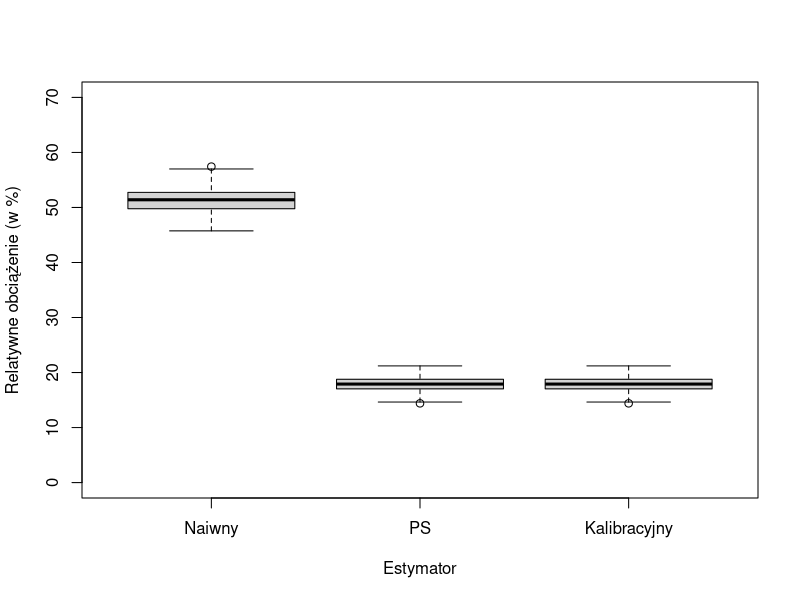

This chart was generated by the following R code:
## ---- chunk 1
library(tidyverse)
library(knitr)
library(survey)
## ---- chunk 2
dane <- read_csv("../data/popyt-zajecia-dane.csv") |>
  mutate(zawod_kod2 = factor(zawod_kod2),
         jedna_zmiana=as.numeric(jedna_zmiana))
head(dane)
## ---- chunk 3
dane |>
  filter(is.na(id_popyt)) |>
  select(id_jednostki, klasa_pr, sek, woj, zawod_kod2, wolne_miejsca_cbop, jedna_zmiana) -> cbop_df
head(cbop_df)
## ---- chunk 4
cbop_svy <- svydesign(ids = ~1, 
                      weights = ~ wolne_miejsca_cbop,
                      data = cbop_df)
cbop_svy
## ---- chunk 5
svymean(~jedna_zmiana, cbop_svy)
## ---- chunk 6
pop_totals <- xtabs(wolne_miejsca*waga ~ klasa_pr, data= dane, subset = !is.na(id_popyt))
pop_totals
## ---- chunk 7
cbop_svy_cal <- calibrate(cbop_svy, 
                          formula = ~klasa_pr, 
                          population = c(`(Intercept)`=sum(pop_totals),
                                         klasa_prM = 128940,
                                         klasa_prS = 71230))
cbop_svy_cal
## ---- chunk 8
cbop_svy_cal <- calibrate(cbop_svy, list(~klasa_pr), population = list(pop_totals))
cbop_svy_cal
## ---- chunk 9
svymean(~jedna_zmiana, cbop_svy_cal)
## ---- chunk 10
pop_totals2 <- xtabs(wolne_miejsca*waga ~ klasa_pr + zawod_kod2, data= dane, subset = !is.na(id_popyt))
pop_totals2
## ---- chunk 11
svytable(~ klasa_pr + zawod_kod2, cbop_svy)
## ---- chunk 12
cbop_svy_cal2 <- calibrate(cbop_svy, 
                           formula = list(~klasa_pr + zawod_kod2), 
                           population = list(pop_totals2))
cbop_svy_cal2
## ---- chunk 13
svymean(~jedna_zmiana, cbop_svy_cal2)
## ---- chunk 14
pop_totals_kl <- xtabs(wolne_miejsca*waga ~ klasa_pr, data= dane, subset = !is.na(id_popyt))
pop_totals_za <- xtabs(wolne_miejsca*waga ~ zawod_kod2, data= dane, subset = !is.na(id_popyt))
pop_totals_kl
## ---- chunk 15
cbop_svy_cal3 <- calibrate(cbop_svy, 
                           formula = list(~klasa_pr, ~zawod_kod2), 
                           population = list(pop_totals_kl, pop_totals_za))
cbop_svy_cal3
## ---- chunk 16
svymean(~jedna_zmiana, cbop_svy_cal3)
## ---- chunk 17
wielkosc_pop <- sum(dane$waga[!is.na(dane$id_popyt)])
wielkosc_pop
## ---- chunk 18
cbop_df <- cbop_df %>% 
    mutate(wakaty_d = ifelse(klasa_pr == "D", wolne_miejsca_cbop, 0),
           wakaty_m = ifelse(klasa_pr == "M", wolne_miejsca_cbop, 0),
           wakaty_s = ifelse(klasa_pr == "S", wolne_miejsca_cbop, 0),
           waga = wielkosc_pop/n())

head(cbop_df)
## ---- chunk 19
total_klasa_pod <- xtabs(waga ~ klasa_pr, dane, subset = !is.na(id_popyt))
total_klasa_wak <- xtabs(waga*wolne_miejsca ~ klasa_pr,dane, subset = !is.na(id_popyt))

cat("===================")
print("Liczba podmiotów:")
total_klasa_pod
cat("===================")
print("Estymowana liczba wakatów:")
total_klasa_wak
## ---- chunk 20
proba_nielos_svy <- svydesign(ids= ~1, weights = ~waga, data = cbop_df)
svytotal(~wakaty_s, proba_nielos_svy)
## ---- chunk 21
proba_nielos_svy_cal <- calibrate(design = proba_nielos_svy, 
                                  formula = ~klasa_pr+wakaty_d+wakaty_m+wakaty_s,
                                  population = c(
                                    "(Intercept)" = sum(total_klasa_pod),  ## liczba podmiotów ogółem
                                    "klasa_prM" = unname(total_klasa_pod[2]), ## liczba podmiotów małych
                                    "klasa_prS" = unname(total_klasa_pod[3]), ## liczba podmiotów srednich 
                                    "wakaty_d" = unname(total_klasa_wak[1]), ## liczba wakatów w duzych podmiotach
                                    "wakaty_m" = unname(total_klasa_wak[2]), ## liczba wakatow w małych podmiotach
                                    "wakaty_s" = unname(total_klasa_wak[3])) ## liczba wakatow w średnich podmiotach
                                    ) 
## ---- chunk 22
res <- svyby(~wolne_miejsca_cbop, ~jedna_zmiana, proba_nielos_svy_cal, svytotal)
res
## ---- chunk 23
weighted.mean(res$jedna_zmiana,res$wolne_miejsca_cbop)
## ---- chunk 24
set.seed(2023)
N <- 10000
nb <- 1000
X1 <- rbinom(N, 1, 0.7)
X2 <- rbinom(N, 1, 0.9)
Y <- 4.5 - 3.5*X1+0.5*X2 + rnorm(N)
nb_inds <- sample(1:N, size = nb, prob = abs(Y)/sum(abs(Y)))
flag <- 1:N %in% nb_inds
w_star <- N/nb ## dodajemy pseudo-wagę jako relację miedzy N / nb
df <- data.frame(Y,X1,X2,flag,w_star)
head(df)
## ---- chunk 25
pop_X1 <- mean(df$X1)
pop_X2 <- mean(df$X2)
sam_X1 <- mean(df$X1[df$flag == 1])
sam_X2 <- mean(df$X2[df$flag == 1])
c(X1_pop = pop_X1, X2_pop = pop_X2, X1_proba = sam_X1, X2_proba = sam_X2)
## ---- chunk 26
prop.table(xtabs(~X1 + X2, df, subset = flag == T)) - prop.table(xtabs(~X1 + X2, df)) 
## ---- chunk 27
m1 <- lm(Y ~ X1 + X2, data = df, subset = flag == TRUE)
summary(m1)
## ---- chunk 28
anova(m1)
## ---- chunk 29
df$X1 <- as.factor(df$X1)
df$X2 <- as.factor(df$X2)
totale <- xtabs(~X1 + X2, data = df)
dd <- svydesign(ids= ~1, weights = ~w_star, data = subset(df, flag == T))
dd2 <- calibrate(dd, formula= list(~X1+X2), population = list(totale))
c(Y_prawda = mean(Y), Y_bez_cal = svymean(~Y, dd)[1], Y_cal = svymean(~Y, dd2)[1])
## ---- chunk 30
totale <- xtabs(~X1 , data = df)
dd <- svydesign(ids= ~1, weights = ~w_star, data = subset(df, flag == T))
dd2 <- calibrate(dd, formula= list(~X1), population = list(totale))
c(Y_prawda = mean(Y), Y_bez_cal = svymean(~Y, dd)[1], Y_cal = svymean(~Y, dd2)[1])
## ---- chunk 31
totale <- xtabs(~X2 , data = df)
dd <- svydesign(ids= ~1, weights = ~w_star, data = subset(df, flag == T))
dd2 <- postStratify(dd, strata= ~X2, population = totale)
c(Y_prawda = mean(Y), Y_bez_ps = svymean(~Y, dd)[1], Y_ps = svymean(~Y, dd2)[1])
## ---- chunk 32
set.seed(1234)
R <- 500
y_naive <- numeric(R)
y_ps <- numeric(R)
y_cal <- numeric(R)
totale <- xtabs(~X1+X2 , data = df)
for (r in 1:500) {
  nb_inds <- sample(1:N, size = nb, prob = abs(Y)/sum(abs(Y)))
  flag <- 1:N %in% nb_inds
  w_star <- N/nb ## dodajemy pseudo-wagę jako relację miedzy N / nb
  df <- data.frame(Y,X1,X2,flag,w_star)
  df$X1 <- as.factor(df$X1)
  df$X2 <- as.factor(df$X2)
  dd <- svydesign(ids= ~1, weights = ~w_star, data = subset(df, flag == T))
  dd2 <- postStratify(dd, strata= ~X1+X2, population = totale)
  dd3 <- calibrate(dd, formula= list(~X1+X2), population = list(totale))
  
  
  y_naive[r] <- svymean(~Y, dd)[1]
  y_ps[r] <- svymean(~Y, dd2)[1]
  y_cal[r] <- svymean(~Y, dd2)[1]
}

boxplot((cbind("Naiwny"=y_naive, "PS"=y_ps, "Kalibracyjny"=y_cal) - mean(Y))/mean(Y)*100, 
        xlab = "Estymator", ylab = "Relatywne obciążenie (w %)",
        ylim = c(0, 70))

## ---- chunk 33
oszacowanie <- c(mean(y_naive), mean(y_ps), mean(y_cal))
obciazenie <- oszacowanie -mean(Y)
wariancja <- c(var(y_naive), var(y_ps), var(y_cal))
rmse <- sqrt(obciazenie^2+wariancja)
data.frame(estymator=c("Naiwny", "PS", "Kalibracyjny"), oszacowanie, obciazenie, wariancja, rmse)
